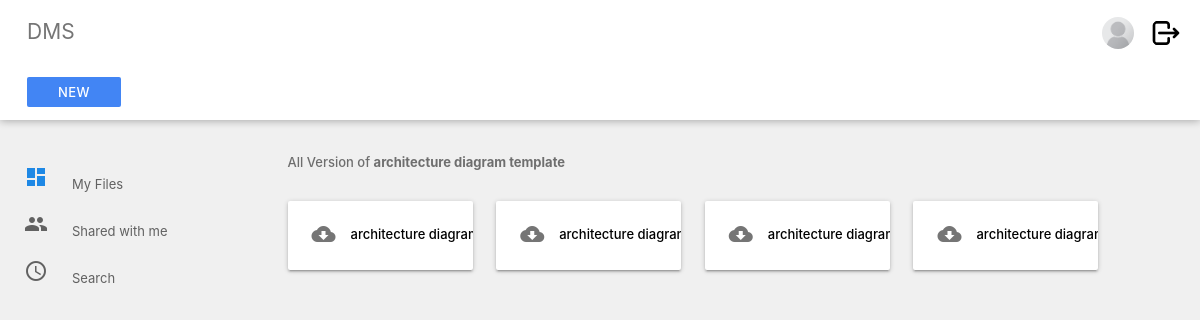
Page /index/file/3/version (signed in) on the committed database.
### System/models.py (models this page shows, shortened)
class Version_control(models.Model):
    groupchoices = models.TextChoices('groupchoices', 'management all accounting sales tech')
    name = models.CharField(max_length=100)
    file = models.FileField(upload_to='files/version/')
    org_name = models.CharField(max_length=100, blank=True, null=True)
    extension = models.CharField(max_length=10, blank=True, null=True)
    version = models.IntegerField(default='2')
    prev_version = models.ForeignKey(Files, on_delete=models.SET_NULL, null=True, blank=True)
    pre_ver_control = models.ForeignKey('self', on_delete=models.SET_NULL, null=True, blank=True)
    group = models.CharField(max_length=100,
                             default='all',
                             choices=groupchoices.choices)
    uploaded_by = models.ForeignKey(User, on_delete=models.SET_NULL, null=True, blank=True)
    created_at = models.DateTimeField(auto_now_add=True)
    new_version = models.BooleanField(default=False)
    @property
    def fileURL(self):
        try:
            url = self.file.url
        except:
            url = None
        return url

class Files(models.Model):
    groupchoices = models.TextChoices('groupchoices', 'management all accounting sales tech')
    name = models.CharField(max_length=100)
    org_name = models.CharField(max_length=100, blank=True, null=True)
    extension = models.CharField(max_length=10, blank=True, null=True)
    file = models.FileField(upload_to='files/')
    group = models.CharField(max_length=100,
                             default='all',
                             choices=groupchoices.choices)
    uploaded_by = models.ForeignKey(User, on_delete=models.SET_NULL, null=True, blank=True)
    version = models.IntegerField(default='1')
    active = models.BooleanField(default=True)
    created_at = models.DateTimeField(auto_now_add=True)
    new_version = models.BooleanField(default=False)
    @property
    def fileURL(self):
        try:
            url = self.file.url
        except:
            url = None
        return url

### System/views.py (the view)
# urls.py: path("file/<str:pk>/<str:type>", views.view_file, name="view"),
@login_required(login_url='login')
def view_file(request, pk, type):
    profile = UserInfo.objects.get(user=request.user)
    if type == "version":
        get_data = Version_control.objects.get(pk=pk)
        org_file = get_data.org_name
        data1 = Version_control.objects.filter(org_name=org_file)
        data = Files.objects.filter(org_name=org_file)
    if type == "file":
        data = Files.objects.filter(pk=pk)
        org_file = data[0].org_name
        data1 = False
    context = {'user':profile,'file_name':org_file,'data':data,'data1':data1}
    return render(request, 'dms/file_list.html', context)

### Users/models.py (called while the page is built)
    @property
    def imageURL(self):
        try:
            url = self.image.url
        except:
            url = '/media/placeholder.png'
        return url

### template/dms/file_list.html (shortened to what this page needs)
{% extends  'dms/section/main.html'%}
{% load static %}
{% block content %}
    <div class="main">
      <div class="container-fluid">
        <p class="subheader">All Version of <b>{{file_name}}</b></p>
        {% if data %}
        {% for d in data %}
        <div class="card-panel folder">
          <a href="{{d.fileURL}}" download="{{d.org_name}}.{{d.extension}}">
            <i class=" material-icons left">cloud_download</i>
          </a>
          <div class="tooltip"><a href="{{d.fileURL}}" style="text-decoration: none;color: black; overflow: hidden;" onMouseOver="this.style.color='blue'"
            onMouseOut="this.style.color='black'">{{d.org_name}}.{{d.extension}}
           </a> <span class="tooltiptext">Version : {{d.version}}</span>
          </div>
        </div>
        {%endfor%}
        {%endif%}
        {% if data1 %}
        {% for d in data1 %}
        <div class="card-panel folder">
          <a href="{{d.fileURL}}" download="{{d.org_name}}.{{d.extension}}">
            <i class=" material-icons left">cloud_download</i>
          </a>
          <div class="tooltip"><a href="{{d.fileURL}}" style="text-decoration: none;color: black; overflow: hidden;" onMouseOver="this.style.color='blue'"
            onMouseOut="this.style.color='black'">{{d.org_name}}.{{d.extension}}
           </a> <span class="tooltiptext">Version : {{d.version}}</span>
          </div>
        </div>
        {%endfor%}
        {%endif%}
      </div>
    </div>
    {% endblock %}

### static/css/main.css (style rules this page uses)
body { background-color: #f0f0f0; font-size: 13px; }
.container-fluid { padding: 1rem 2.5rem; margin: auto; }
.main { position: absolute; width: calc(100% - 250px); top: 125px; margin-left: 250px; }
.subheader { color: rgba(0, 0, 0, 0.54); font-weight: 500; }
.folder { width: 185px; display: inline-block; margin: 15px 20px 15px 0; font-weight: 500; overflow: hidden; text-overflow: ellipsis; white-space: nowrap; }
.folder i { color: rgba(0, 0, 0, 0.54); margin-top: -3px; }

### template/dms/file_list.html (style rules this page uses)
.tooltip { position: relative; display: inline-block; }

### rows in the picture
Version_control: org_name "architecture diagram template", org_name "architecture…"
Files: org_name "architecture…"
Version_control: org_name "architecture…"
Version_control: org_name "architecture…"
